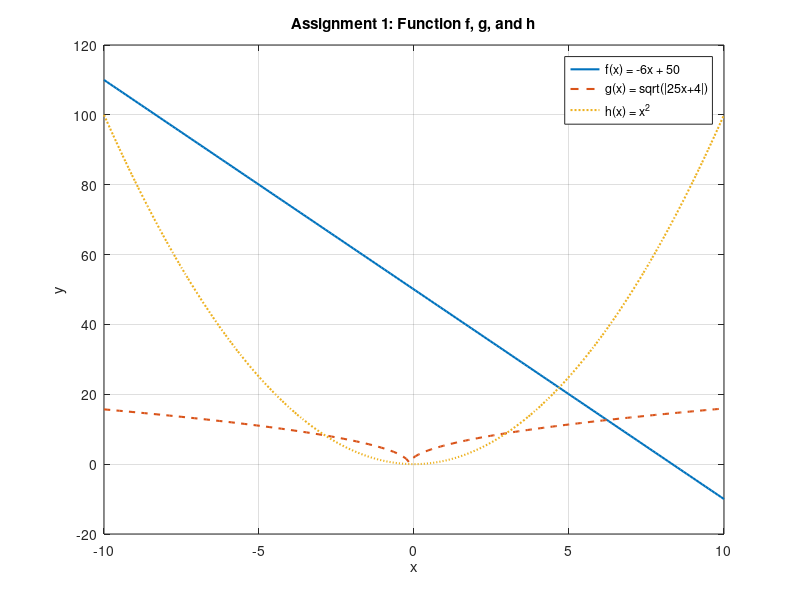

MATLAB code to generate this figure:
% Linear Algebra Lab --- Assignment One
% Luis Kligman
% Section #: 344-003
% Lab #: 344-002

close all;
clc;
clear;

% Start a diary file to record MATLAB output
diary('assignment_1_diary.txt');

% --- Problem 2 ---
% Define matricies A and B
A = [8, 1, 6; 3, 5, 7; 4, 9, 2];
B = [2, 7, 6; 9, 5, 1; 4, 3, 8];

% Compute the matrix product AB
AB = A * B;
disp('Matrix product AB = ')
disp(AB);

% Compute the componentwise product A.*B
A_comp_B = A.*B;
disp('Componentwise product A.*B');
disp(A_comp_B);

% --- Problem 3 --- 
% Plotting functions
% Define x values over [-10, 10] with 200 points
x = linspace(-10,10,200);

% Define the three functions
f = -6*x + 50;            % Linear function
g = sqrt(abs(25*x + 4));  % Squre root of absolute value
h = x.^2;                 % Quadratic

% Create a figure and plot each functions
figure; 
plot(x, f, '-', 'LineWidth', 1.5);
hold on;
plot(x, g, '--', 'LineWidth', 1.5);
plot(x, h, ':', 'LineWidth', 1.5);

% Add legend, labels, title, and grid
legend('f(x) = -6x + 50', 'g(x) = sqrt(|25x+4|)', 'h(x) = x^2', 'Location', 'best');
xlabel('x');
ylabel('y');
title('Assignment 1: Function f, g, and h');
grid on;

% Save the figure
saveas(gcf, 'Assignment_1_plot.png');

% Stop recording diary
diary off;


